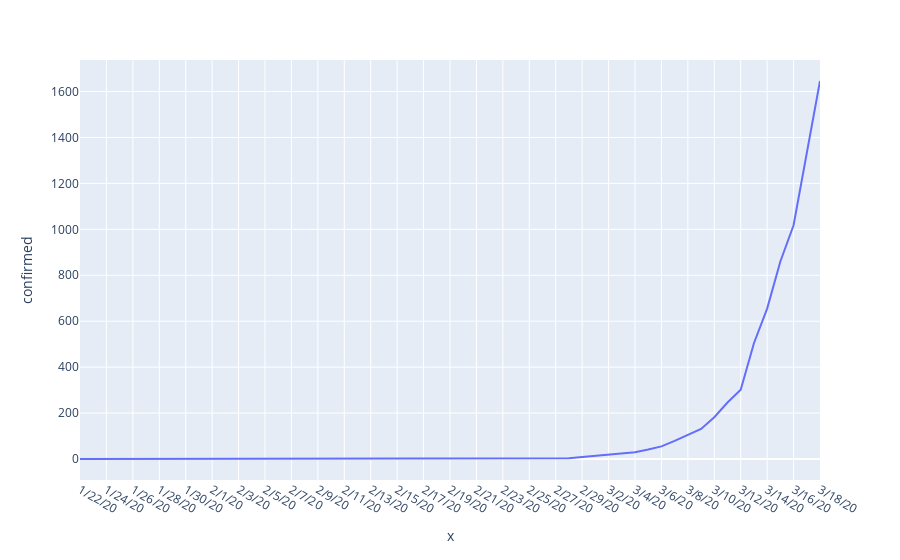
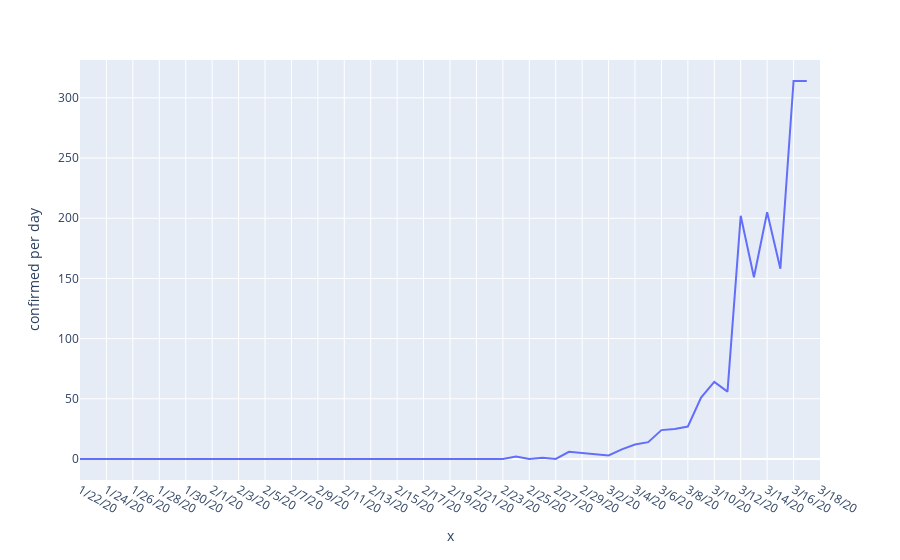
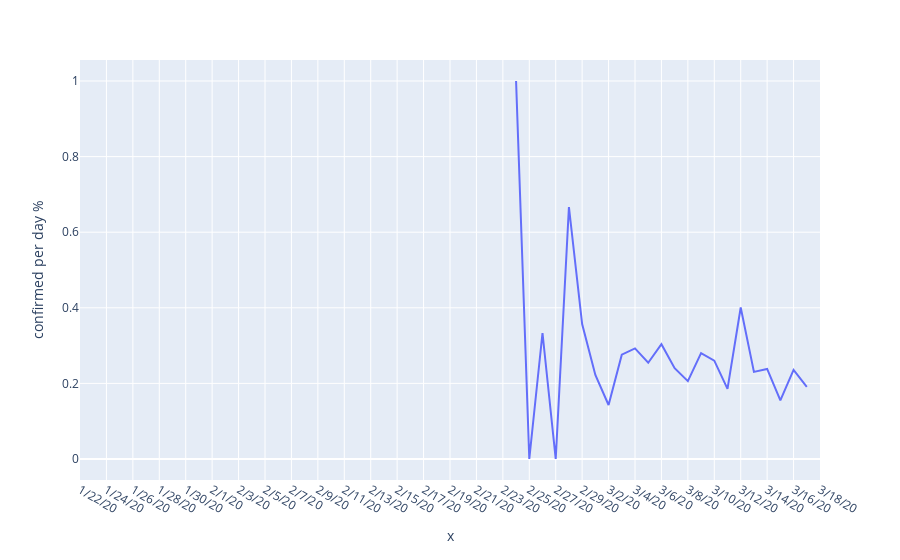

The notebook cell saved with these charts, in order:
### Markdown cell above
To test out function, let's call it for `Australia` and display all three resulting plots:

### Code cell
(fig1, fig2, fig3) = plots_by_country("Austria")
fig1.show()
fig2.show()
fig3.show()

### Figure 1 — Plotly figure (JSON) as saved in the notebook; plotly's stock layout.template omitted (floating-point values rounded to 4 significant figures)
{"data": [{"hoverlabel": {"namelength": 0}, "hovertemplate": "x=%{x}<br>confirmed=%{y}", "legendgroup": "", "line": {"color": "#636efa", "dash": "solid"}, "mode": "lines", "name": "", "showlegend": false, "type": "scatter", "x": ["1/22/20", "1/23/20", "1/24/20", "1/25/20", "1/26/20", "1/27/20", "1/28/20", "1/29/20", "1/30/20", "1/31/20", "2/1/20", "2/2/20", "2/3/20", "2/4/20", "2/5/20", "2/6/20", "2/7/20", "2/8/20", "2/9/20", "2/10/20", "2/11/20", "2/12/20", "2/13/20", "2/14/20", "2/15/20", "2/16/20", "2/17/20", "2/18/20", "2/19/20", "2/20/20", "2/21/20", "2/22/20", "2/23/20", "2/24/20", "2/25/20", "2/26/20", "2/27/20", "2/28/20", "2/29/20", "3/1/20", "3/2/20", "3/3/20", "3/4/20", "3/5/20", "3/6/20", "3/7/20", "3/8/20", "3/9/20", "3/10/20", "3/11/20", "3/12/20", "3/13/20", "3/14/20", "3/15/20", "3/16/20", "3/17/20", "3/18/20"], "xaxis": "x", "y": [0, 0, 0, 0, 0, 0, 0, 0, 0, 0, 0, 0, 0, 0, 0, 0, 0, 0, 0, 0, 0, 0, 0, 0, 0, 0, 0, 0, 0, 0, 0, 0, 0, 0, 2, 2, 3, 3, 9, 14, 18, 21, 29, 41, 55, 79, 104, 131, 182, 246, 302, 504, 655, 860, 1018, 1332, 1646], "yaxis": "y"}], "layout": {"legend": {"tracegroupgap": 0}, "margin": {"t": 60}, "xaxis": {"anchor": "y", "domain": [0.0, 1.0], "title": {"text": "x"}}, "yaxis": {"anchor": "x", "domain": [0.0, 1.0], "title": {"text": "confirmed"}}}}

### Figure 2 — Plotly figure (JSON) as saved in the notebook; plotly's stock layout.template omitted (floating-point values rounded to 4 significant figures)
{"data": [{"hoverlabel": {"namelength": 0}, "hovertemplate": "x=%{x}<br>confirmed per day=%{y}", "legendgroup": "", "line": {"color": "#636efa", "dash": "solid"}, "mode": "lines", "name": "", "showlegend": false, "type": "scatter", "x": ["1/22/20", "1/23/20", "1/24/20", "1/25/20", "1/26/20", "1/27/20", "1/28/20", "1/29/20", "1/30/20", "1/31/20", "2/1/20", "2/2/20", "2/3/20", "2/4/20", "2/5/20", "2/6/20", "2/7/20", "2/8/20", "2/9/20", "2/10/20", "2/11/20", "2/12/20", "2/13/20", "2/14/20", "2/15/20", "2/16/20", "2/17/20", "2/18/20", "2/19/20", "2/20/20", "2/21/20", "2/22/20", "2/23/20", "2/24/20", "2/25/20", "2/26/20", "2/27/20", "2/28/20", "2/29/20", "3/1/20", "3/2/20", "3/3/20", "3/4/20", "3/5/20", "3/6/20", "3/7/20", "3/8/20", "3/9/20", "3/10/20", "3/11/20", "3/12/20", "3/13/20", "3/14/20", "3/15/20", "3/16/20", "3/17/20", "3/18/20"], "xaxis": "x", "y": [0.0, 0.0, 0.0, 0.0, 0.0, 0.0, 0.0, 0.0, 0.0, 0.0, 0.0, 0.0, 0.0, 0.0, 0.0, 0.0, 0.0, 0.0, 0.0, 0.0, 0.0, 0.0, 0.0, 0.0, 0.0, 0.0, 0.0, 0.0, 0.0, 0.0, 0.0, 0.0, 0.0, 2.0, 0.0, 1.0, 0.0, 6.0, 5.0, 4.0, 3.0, 8.0, 12.0, 14.0, 24.0, 25.0, 27.0, 51.0, 64.0, 56.0, 202.0, 151.0, 205.0, 158.0, 314.0, 314.0, null], "yaxis": "y"}], "layout": {"legend": {"tracegroupgap": 0}, "margin": {"t": 60}, "xaxis": {"anchor": "y", "domain": [0.0, 1.0], "title": {"text": "x"}}, "yaxis": {"anchor": "x", "domain": [0.0, 1.0], "title": {"text": "confirmed per day"}}}}

### Figure 3 — Plotly figure (JSON) as saved in the notebook; plotly's stock layout.template omitted (floating-point values rounded to 4 significant figures)
{"data": [{"hoverlabel": {"namelength": 0}, "hovertemplate": "x=%{x}<br>confirmed per day %=%{y}", "legendgroup": "", "line": {"color": "#636efa", "dash": "solid"}, "mode": "lines", "name": "", "showlegend": false, "type": "scatter", "x": ["1/22/20", "1/23/20", "1/24/20", "1/25/20", "1/26/20", "1/27/20", "1/28/20", "1/29/20", "1/30/20", "1/31/20", "2/1/20", "2/2/20", "2/3/20", "2/4/20", "2/5/20", "2/6/20", "2/7/20", "2/8/20", "2/9/20", "2/10/20", "2/11/20", "2/12/20", "2/13/20", "2/14/20", "2/15/20", "2/16/20", "2/17/20", "2/18/20", "2/19/20", "2/20/20", "2/21/20", "2/22/20", "2/23/20", "2/24/20", "2/25/20", "2/26/20", "2/27/20", "2/28/20", "2/29/20", "3/1/20", "3/2/20", "3/3/20", "3/4/20", "3/5/20", "3/6/20", "3/7/20", "3/8/20", "3/9/20", "3/10/20", "3/11/20", "3/12/20", "3/13/20", "3/14/20", "3/15/20", "3/16/20", "3/17/20", "3/18/20"], "xaxis": "x", "y": [null, null, null, null, null, null, null, null, null, null, null, null, null, null, null, null, null, null, null, null, null, null, null, null, null, null, null, null, null, null, null, null, null, 1.0, 0.0, 0.3333, 0.0, 0.6667, 0.3571, 0.2222, 0.1429, 0.2759, 0.2927, 0.2545, 0.3038, 0.2404, 0.2061, 0.2802, 0.2602, 0.1854, 0.4008, 0.2305, 0.2384, 0.1552, 0.2357, 0.1908, null], "yaxis": "y"}], "layout": {"legend": {"tracegroupgap": 0}, "margin": {"t": 60}, "xaxis": {"anchor": "y", "domain": [0.0, 1.0], "title": {"text": "x"}}, "yaxis": {"anchor": "x", "domain": [0.0, 1.0], "title": {"text": "confirmed per day %"}}}}
